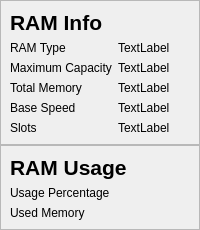
            <widget class="QWidget" name="RAM">
             <layout class="QVBoxLayout" name="verticalLayout_7">
              <property name="spacing">
               <number>0</number>
              </property>
              <property name="leftMargin">
               <number>0</number>
              </property>
              <property name="topMargin">
               <number>0</number>
              </property>
              <property name="rightMargin">
               <number>0</number>
              </property>
              <property name="bottomMargin">
               <number>0</number>
              </property>
              <item>
               <widget class="QFrame" name="frame_3">
                <property name="frameShape">
                 <enum>QFrame::StyledPanel</enum>
                </property>
                <property name="frameShadow">
                 <enum>QFrame::Raised</enum>
                </property>
                <layout class="QGridLayout" name="gridLayout_6">
                 <item row="7" column="0">
                  <widget class="QLabel" name="label_58">
                   <property name="text">
                    <string>Slots</string>
                   </property>
                  </widget>
                 </item>
                 <item row="3" column="0">
                  <widget class="QLabel" name="label_57">
                   <property name="text">
                    <string>Maximum Capacity</string>
                   </property>
                  </widget>
                 </item>
                 <item row="1" column="0" alignment="Qt::AlignTop">
                  <widget class="QLabel" name="label_55">
                   <property name="font">
                    <font>
                     <pointsize>16</pointsize>
                     <bold>true</bold>
                    </font>
                   </property>
                   <property name="text">
                    <string>RAM Info</string>
                   </property>
                  </widget>
                 </item>
                 <item row="7" column="1">
                  <widget class="QLabel" name="label_63">
                   <property name="text">
                    <string>TextLabel</string>
                   </property>
                  </widget>
                 </item>
                 <item row="2" column="0">
                  <widget class="QLabel" name="label_56">
                   <property name="text">
                    <string>RAM Type</string>
                   </property>
                  </widget>
                 </item>
                 <item row="6" column="1">
                  <widget class="QLabel" name="label_62">
                   <property name="text">
                    <string>TextLabel</string>
                   </property>
                  </widget>
                 </item>
                 <item row="6" column="0">
                  <widget class="QLabel" name="label_59">
                   <property name="text">
                    <string>Base Speed</string>
                   </property>
                  </widget>
                 </item>
                 <item row="3" column="1">
                  <widget class="QLabel" name="label_61">
                   <property name="text">
                    <string>TextLabel</string>
                   </property>
                  </widget>
                 </item>
                 <item row="2" column="1">
                  <widget class="QLabel" name="label_60">
                   <property name="text">
                    <string>TextLabel</string>
                   </property>
                  </widget>
                 </item>
                 <item row="4" column="0">
                  <widget class="QLabel" name="label_66">
                   <property name="text">
                    <string>Total Memory</string>
                   </property>
                  </widget>
                 </item>
                 <item row="4" column="1">
                  <widget class="QLabel" name="label_33">
                   <property name="text">
                    <string>TextLabel</string>
                   </property>
                  </widget>
                 </item>
                </layout>
               </widget>
              </item>
              <item>
               <widget class="QFrame" name="frame_4">
                <property name="frameShape">
                 <enum>QFrame::StyledPanel</enum>
                </property>
                <property name="frameShadow">
                 <enum>QFrame::Raised</enum>
                </property>
                <layout class="QGridLayout" name="gridLayout_7">
                 <item row="0" column="0" alignment="Qt::AlignTop">
                  <widget class="QLabel" name="label_64">
                   <property name="font">
                    <font>
                     <pointsize>16</pointsize>
                     <bold>true</bold>
                    </font>
                   </property>
                   <property name="text">
                    <string>RAM Usage</string>
                   </property>
                  </widget>
                 </item>
                 <item row="1" column="0">
                  <widget class="QLabel" name="label_65">
                   <property name="text">
                    <string>Usage Percentage</string>
                   </property>
                  </widget>
                 </item>
                 <item row="3" column="0">
                  <widget class="QLabel" name="label_67">
                   <property name="text">
                    <string>Used Memory</string>
                   </property>
                  </widget>
                 </item>
                 <item row="1" column="1">
                  <widget class="QWidget" name="widget_ram_usage" native="true"/>
                 </item>
                 <item row="3" column="1">
                  <widget class="QWidget" name="widget_ram_used" native="true"/>
                 </item>
                </layout>
               </widget>
              </item>
             </layout>
            </widget>
